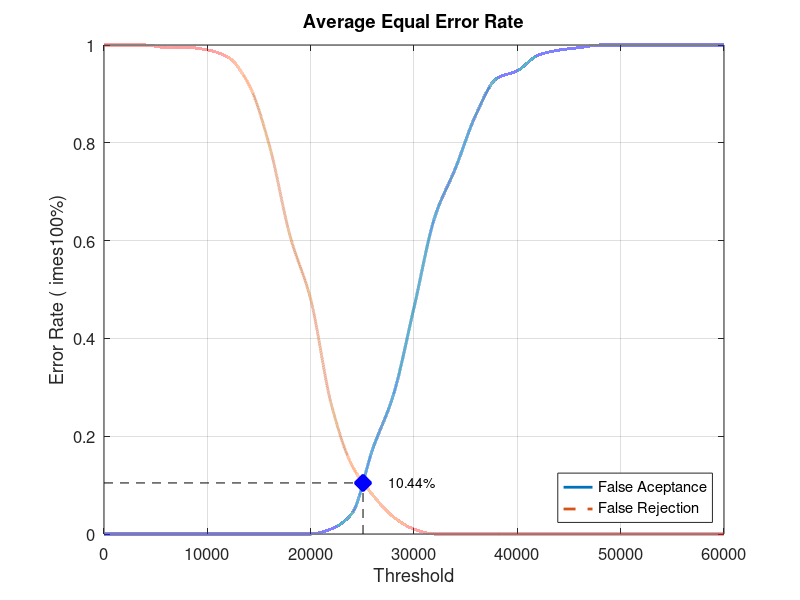
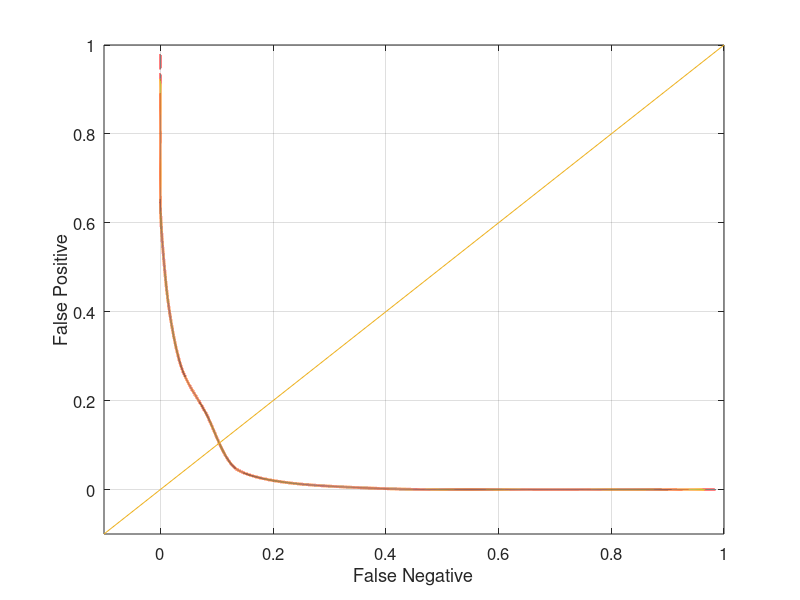

The MATLAB script that drew these images, in order:
close all;
clear;
clc;
x = 0:2000:60000;
xq = 0:0.5:60000;

y0 = [0 0 0 0 0 0 0 0 0 0 0 0.0105263 0.0421053 0.173684 0.284211 0.463158 0.647368 0.747368 0.857895 0.931579 0.947368 0.978947 0.989474 0.994737 1 1 1 1 1 1 1]
yy0 = interp1(x, y0, xq, 'pchip');
y1 = [1 1 1 0.995 0.995 0.99 0.975 0.92 0.795 0.61 0.48 0.265 0.14 0.08 0.035 0.01 0 0 0 0 0 0 0 0 0 0 0 0 0 0 0]
yy1 = interp1(x, y1, xq, 'pchip');

% Calculating EER: 
y2 = abs(y0 - y1);
find(y2 == min(y2))
yy2 = abs(yy0 - yy1);
xEER = find(yy2 == min(yy2));
xEERIndex = xq(xEER) % X-axis EER
yEER = yy0(xEER) % Y-axis EER

main = figure
plot(xq, yy0,'-','LineWidth', 2);	hold on
plot(xq, yy1,'--','LineWidth', 2);	hold on
plot([xEERIndex xEERIndex], [0 yEER], 'k--');	hold on
plot([0 xEERIndex], [yEER yEER], 'k--');	hold on
plot(xEERIndex, yEER, 'bx', 'LineWidth', 10);	hold on
text(xEERIndex + 10 * xEERIndex / 100, yEER, [num2str(round((10000 * yEER)) / 100) '%'])
legend('False Aceptance', 'False Rejection', 'Location', 'SouthEast')
xlabel('Threshold')
ylabel('Error Rate (	imes100%)')
title('Average Equal Error Rate')
set(gca, 'FontSize', 12)
axis([0 60000 0 1])
grid on

print(main, 'Database2_4Main', '-dpng');
FNRxFPR = figure('Color', [1 1 1]);
plot(yy1, yy0, '-', yy1, yy0, 'LineWidth', 2);
hold on
y = -0.1:0.1:1
plot(y, y); 
set(gca, 'FontSize', 12)
xlabel('False Negative')
ylabel('False Positive')
axis([-0.1 1 -0.1 1])
set(gca, 'FontSize', 12)
grid on

print(FNRxFPR, 'Database2_4FNRxFPR','-dpng');
